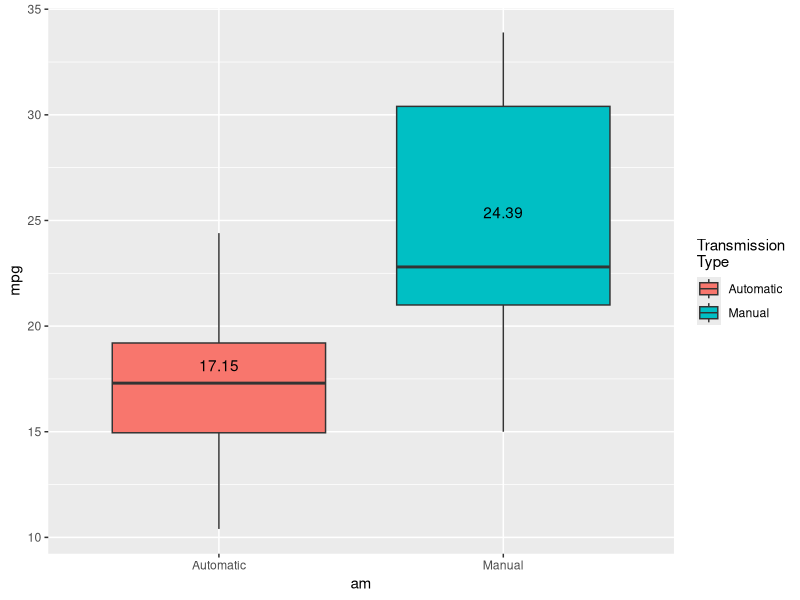
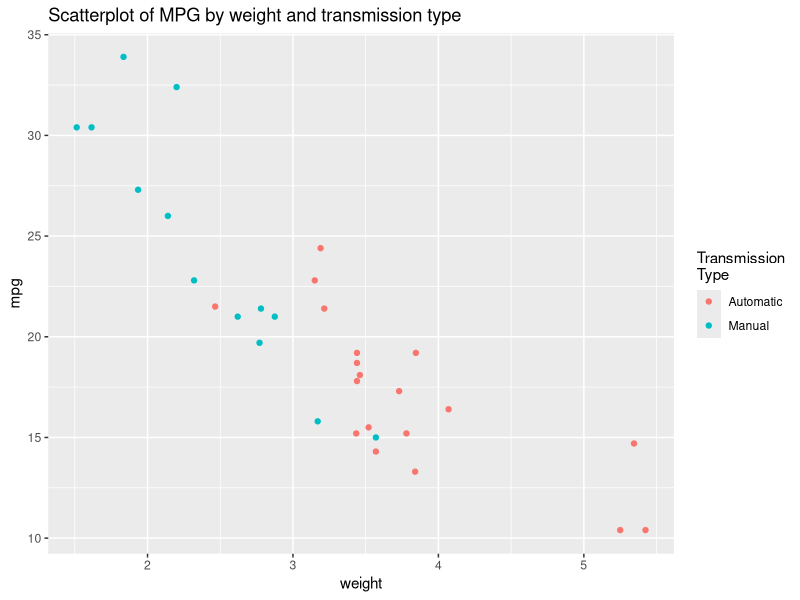
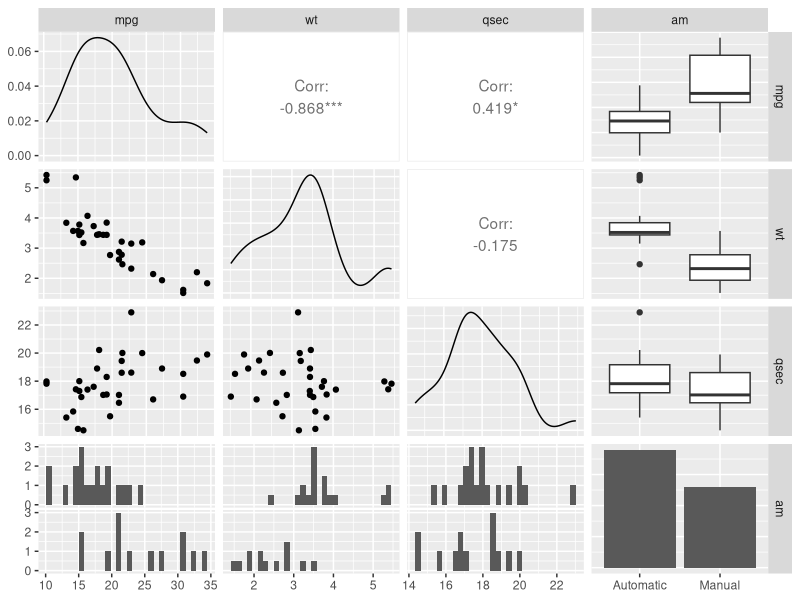
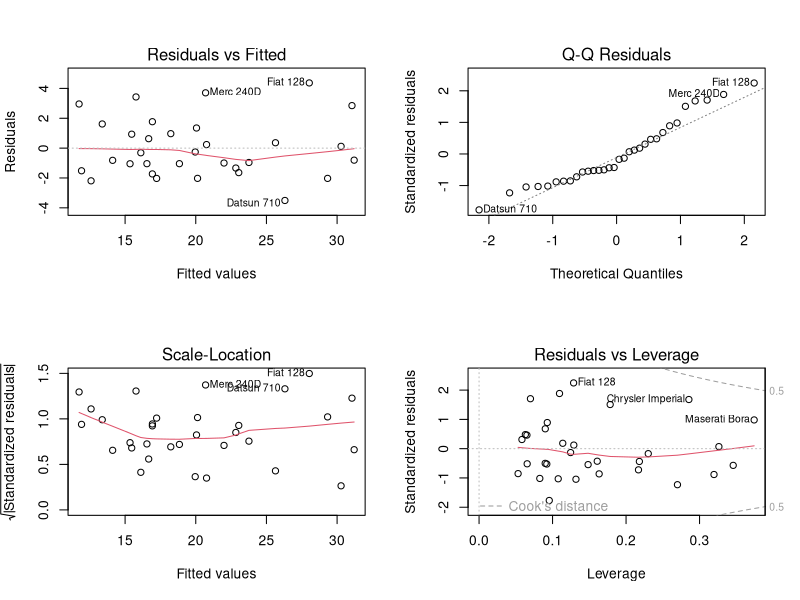

Write R code to recreate these figures, in order.
## ---- chunk 1
knitr::opts_chunk$set(echo = TRUE)
## ---- chunk 2
library(datasets)
data(mtcars)
# What is contained in this dataset?
mtcars[1:3,]
## ---- chunk 3
mtcars$am <- factor(mtcars$am,labels=c('Automatic','Manual'))
means <- aggregate(mpg ~ am, mtcars, mean)
means$mpg <- round(means$mpg, 2)
# See Appendix:Figure 1
## ---- chunk 4
# See Appendix:Figure 2
## ---- chunk 5
fit1 <- lm(mpg ~ ., mtcars)
summary(fit1) # results are hidden
## ---- chunk 6
fit2 <- lm(mpg ~ wt + qsec + am, mtcars)
summary(fit2) # results are hidden
## ---- chunk 7
fit3 <- lm(mpg ~ wt + qsec + am + wt:am, mtcars)
summary(fit3) # results are hidden
## ---- chunk 8
library(ggplot2)
plot1 <- ggplot(mtcars, aes(am, mpg, fill = am)) + geom_boxplot() +
    scale_fill_discrete(name = "Transmission\nType") +
    geom_text(data = means, aes(label = mpg, y = mpg + 1))
plot1
## ---- chunk 9
plot2 <- ggplot(mtcars, aes(wt, mpg, group = am, color = am, height=5, width=5)) +
    geom_point() + scale_colour_discrete(name = "Transmission\nType") +
    xlab("weight") + ggtitle("Scatterplot of MPG by weight and transmission type")
plot2
## ---- chunk 10
require(GGally)
mtcars_vars <- mtcars[, c(1,6,7,9)]
plot3 <- ggpairs(mtcars_vars)
plot3
## ---- chunk 11
par(mfrow = c(2,2))
plot(fit3)
